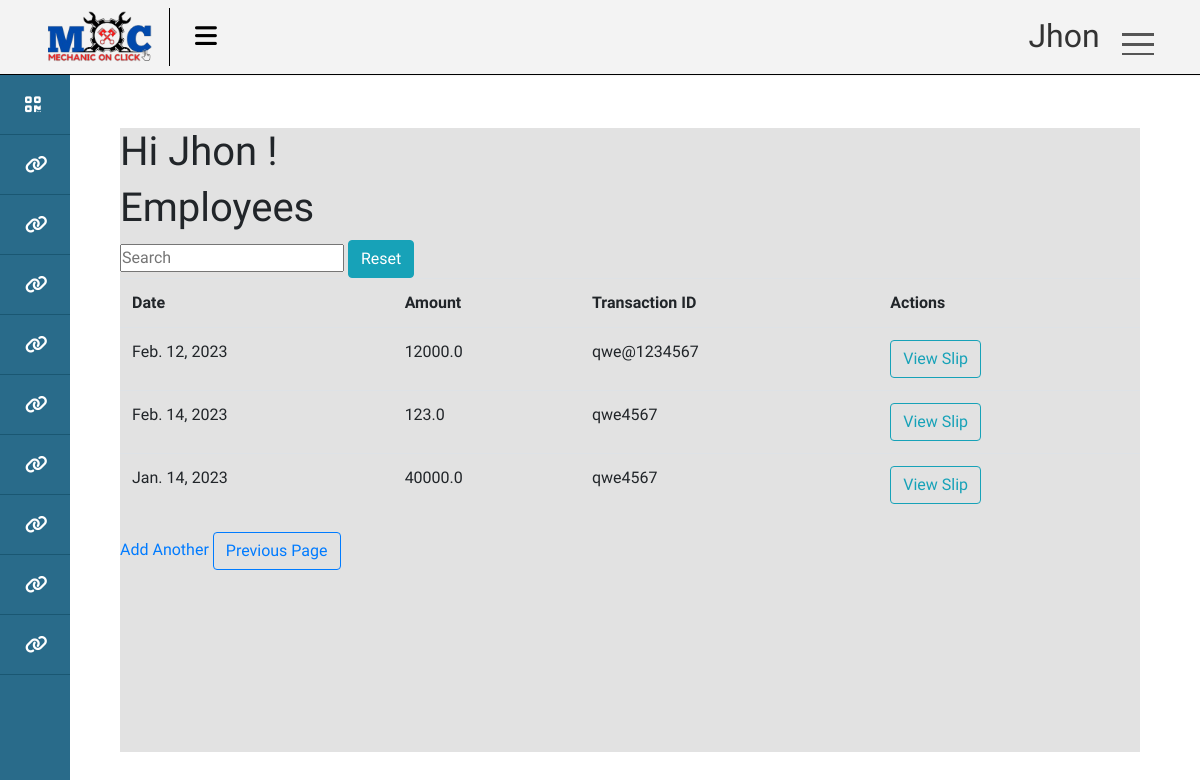
/payslip/view/4 (signed in), run on the app's committed database.
### account/models.py (models this page shows)
class User(AbstractUser):
    class Role(models.TextChoices):
        ADMIN = "ADMIN" , "Admin"
        CUSTOMER = 'CUSTOMER' , "Customer"
        EMPLOYEE = 'EMPLOYEE' , 'Employee'
        HR = 'HR' , 'Human Resource Manager'
        SM = 'SM' , 'Service Manager'
        SA = 'SA' , 'Service Advisor'
        NA = 'NA' , 'NA'
        BSM = 'BSM' , 'Body Shop Manager'
        BSA = 'BSA' , 'Body Shop Advisor'
        CRM = 'CRM' , 'Customer Relationship Manager'
        SPM = 'SPM' , 'Spare Part Manager'
        SPE = 'SPE' , 'Spare Part Executive'
        AM  = 'AM' , 'Account Manager'
    phone = models.CharField(max_length=13,unique=True , null=True , blank=True)
    role = models.CharField(max_length=50 , choices=Role.choices ,default= Role.CUSTOMER)
    is_active = models.BooleanField(default=False)

### ERP/models.py (models this page shows, shortened)
class PaySlip(models.Model):
    employee = models.ForeignKey(Employee , null=True , blank= True ,  on_delete= models.SET_NULL)
    amount = models.FloatField()
    date = models.DateField(default= datetime.date.today)
    slip = models.FileField(upload_to='media/payslips')
    txnid = models.CharField(max_length=100)

### account/decorators.py (the view)
        def wrapper(request , *args, **kwargs):
            group = None
            role = request.user.role
            if role in allowed_roles:
                return view_func(request , *args, **kwargs)
            else :
                return redirect('unauth_page')

### ERP/views.py (called while the page is built)
@login_required(login_url= 'login_page')
@allowed_users(allowed_roles=[User.Role.ADMIN])
def show_pay_slips(request , pk):
    employee = Employee.objects.get(id = pk)
    slips = PaySlip.objects.filter(employee = employee)
    context = {
        'slips' : slips,
        'emp_id' : pk,
        }
    return render(request , 'ERP/HR/pay_slips_page.html',context)

### templates/ERP/HR/pay_slips_page.html
{% extends 'ERP/base.html' %}
{% load static %}
{% block content %}
<h1>Hi {{request.user}} !</h1>
<h1>Employees</h1>
{% include 'ERP/search_widget.html' %}
<table id="myTable" class = 'table'>
    <tr>
        <th>Date</th>
        <th>Amount</th>
        <th>Transaction ID</th>
        <th>Actions</th>
        </tr>
        {% for slip in slips %}
        <tr>
            <td>{{slip.date}}</td>
            <td>{{slip.amount}}</td>
            <td>{{slip.txnid}}</td>
            <td>
               <a class="btn btn-outline-info" href=" {{slip.slip.url}} ">View Slip</a>
            </td>
        </tr>
        {% endfor %}
        </table>
<a href="{% url 'add_pay_slip' emp_id %}"> Add Another</a>
<input class="btn btn-outline-primary" type=button value="Previous Page" onClick="javascript:history.go(-1);">
{% endblock %}

### templates/ERP/base.html (shortened to what this page needs)
{% load static %}
<!DOCTYPE html>
<html lang="en">
<head>
   <link rel="stylesheet" href="{% static 'css/dashboard.css' %}">
   <link rel="stylesheet" href="https://cdn.jsdelivr.net/npm/bootstrap@4.0.0/dist/css/bootstrap.min.css">
 </head>
</head>
<body>
<div id="main">
 <div class="wrapper hover_collapse">
	<div class="top_navbar">
		<div class="logo"><img src="{% static 'img/MoC.png' %}" alt=""></div>
		<div class="menu">
			<div class="hamburger">
				<i class="fas fa-bars"></i>
			</div>
		</div>
	</div>
    <div class="navigation">
		<div class="userBx">
			<p class="username">{{request.user}}</p>
		</div>
		<div class="menuToggle"></div>
      <ul class="menu2">
	  </ul>
	</div>
	{% include 'ERP/dashboard/main_dash.html' %}
	<div class="box">
        {% block content %}
        {% endblock %}
	</div>
</div>
</div>
</body>
</html>

### static/css/dashboard.css (style rules this page uses)
* { font-family: "Baloo Paaji 2", cursive; margin: 0; padding: 0; box-sizing: border-box; list-style: none; text-decoration: none; }
body { background: #ffffff; }
#main { width:100%; height:100%; background-color: salmon; }
.top_navbar { position: fixed; top: 0; left: 0; width: 100%; height: 75px; background: #f3f3f3; box-shadow: 1px 0 2px rgba(0, 0, 0, 0.125); display: flex; align-items: center; border-bottom: 1px solid #000000; }
.top_navbar .logo { width: 170px; padding: 0px 45px; color: white; border-right: 1px solid #000000; }
.top_navbar > .logo > img { width: 110px; }
.top_navbar .menu { width: calc(50% - 250px); padding: 0 25px; display: flex; justify-content: space-between; align-items: center; }
.top_navbar .hamburger { font-size: 25px; cursor: pointer; color: rgb(0, 0, 0); }
.navigation { position: absolute; top: 0px; top: 14px; right: 32px; width: 160px; height: 69px; display: flex; justify-content: space-between; transition: height 0.5s, width 0.5s; overflow: hidden; z-index: 9999; border-radius: 25px; }
.navigation .userBx { position: relative; width: 60px; height: 60px; display: flex; margin-left: 12%; display: flex; align-items: center; justify-content: space-evenly; transition: 0.5s; transition-delay: 0.5s; }
.navigation .userBx .username { white-space: nowrap; text-overflow: hidden; margin-left: 2%; color: #333; font-size: 32px; }
.navigation .menuToggle { position: relative; width: 60px; height: 60px; cursor: pointer; display: flex; justify-content: center; align-items: center; }
.navigation .menuToggle::before { content: ""; position: absolute; width: 32px; height: 3px; background-color: #555; transform: translateY(-10px); box-shadow: 0 10px #555; transition: 0.5s; }
.navigation .menuToggle::after { content: ""; position: absolute; width: 32px; height: 2px; background-color: #555; transform: translateY(10px); transition: 0.5s; }
.menu2 { position: absolute; width: 100%; height: calc(100%-60px); margin-top: 60px; padding: 20px; border-top: 1px solid black; }
#main .box { position: fixed; width: 85%; height: 78%; background-color: #e2e2e2; position: absolute; right:5%; bottom: 6%; }

### data on the page
User: user "Jhon"
PaySlip: date "Feb. 12, 2023", amount "12000.0", txnid "qwe@1234567"
PaySlip: date "Feb. 14, 2023", amount "123.0", txnid "qwe4567"
PaySlip: date "Jan. 14, 2023", amount "40000.0", txnid "qwe4567"
